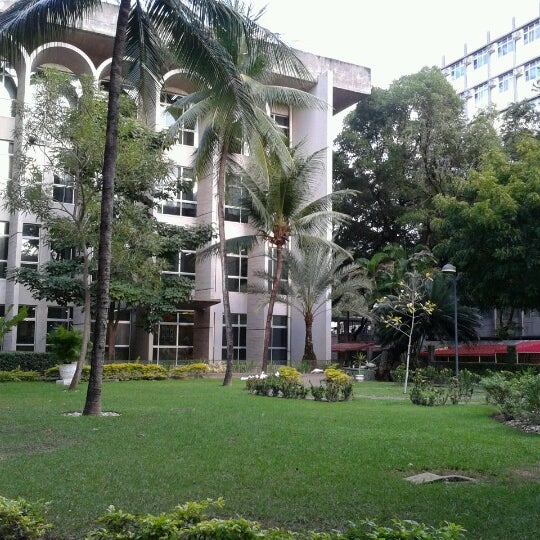
#> input picture imagens/catolica.jpg, 540 x 540 px
$ python filtroNegativo.py
#> lines starting #> are read from the running program, lines starting #| are printed output that depends on the picture
from PIL import Image

img = Image.open('imagens/catolica.jpg')
#> img is the input picture: PIL image 540x540 RGB; mean R, G, B 101.5, 111.4, 94.5


matriz = img.load()

for i in range(img.size[0]):
    for j in range(img.size[1]):
        r = 255 - matriz[i , j][0]
        g = 255 - matriz[i , j][1]
        b = 255 - matriz[i , j][2]

        matriz[i, j] = (r, g, b)

img.save('imagens/filtroNegativoAplicado.jpg')
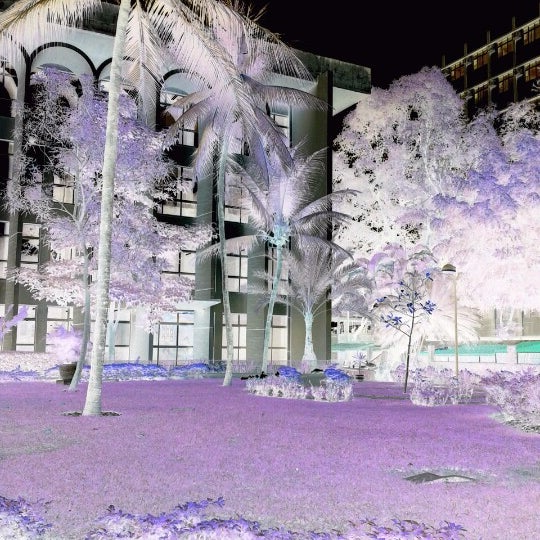
#> saved as filtroNegativoAplicado.jpg: PIL image 540x540 RGB; mean R, G, B 153.5, 143.6, 160.5

$ run again, with imagens/pulmao.jpg copied over imagens/catolica.jpg
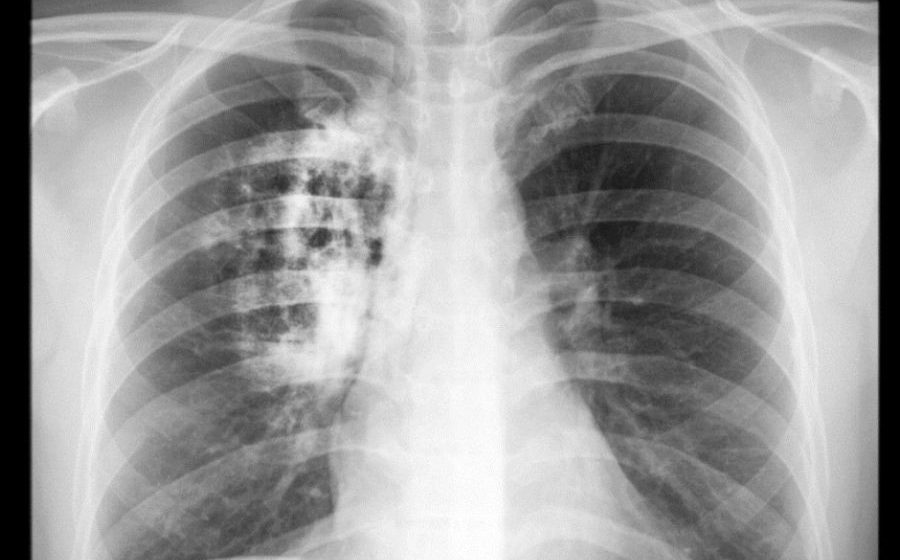
#> input picture imagens/pulmao.jpg, 900 x 560 px
#> img is the input picture: PIL image 900x560 RGB; min 0, max 255, mean 155.6
#> `img.save('imagens/filtroNegativoAplicado.jpg')`:
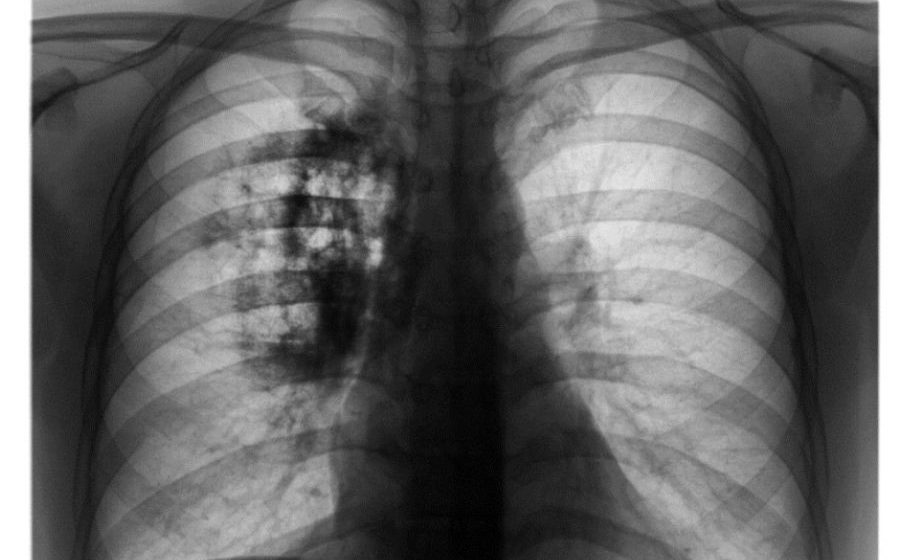
#> saved as filtroNegativoAplicado.jpg: PIL image 900x560 RGB; min 0, max 255, mean 99.4
